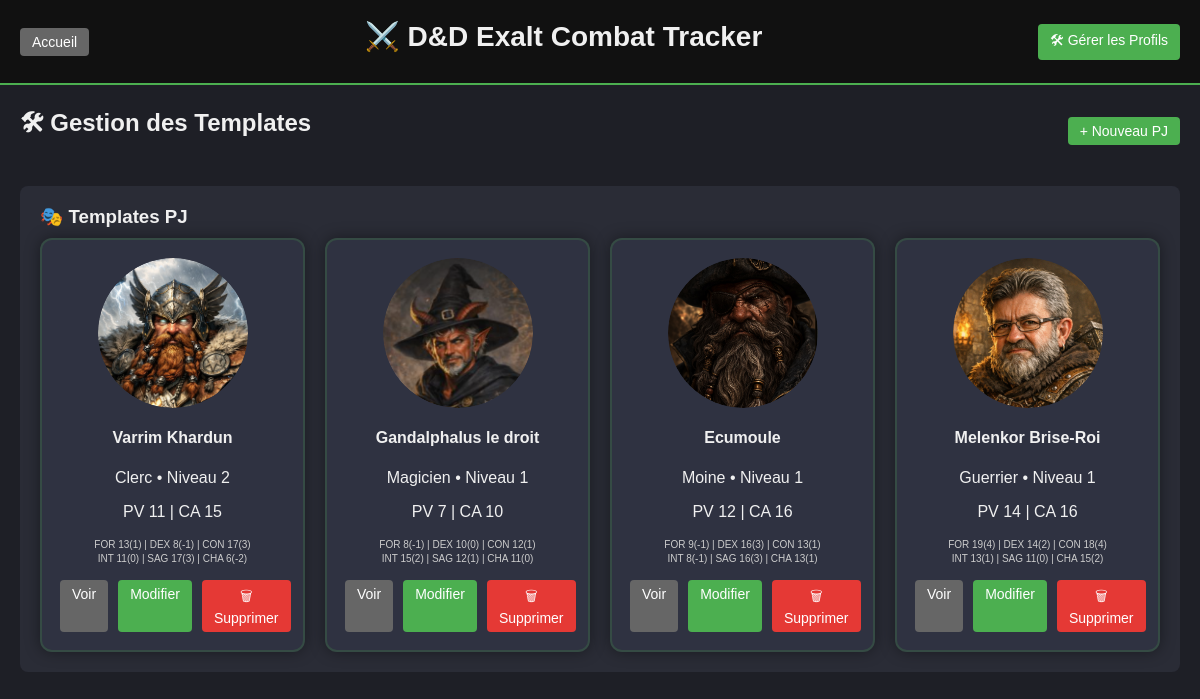
/template/manage, run on an earlier commit of the app's database.
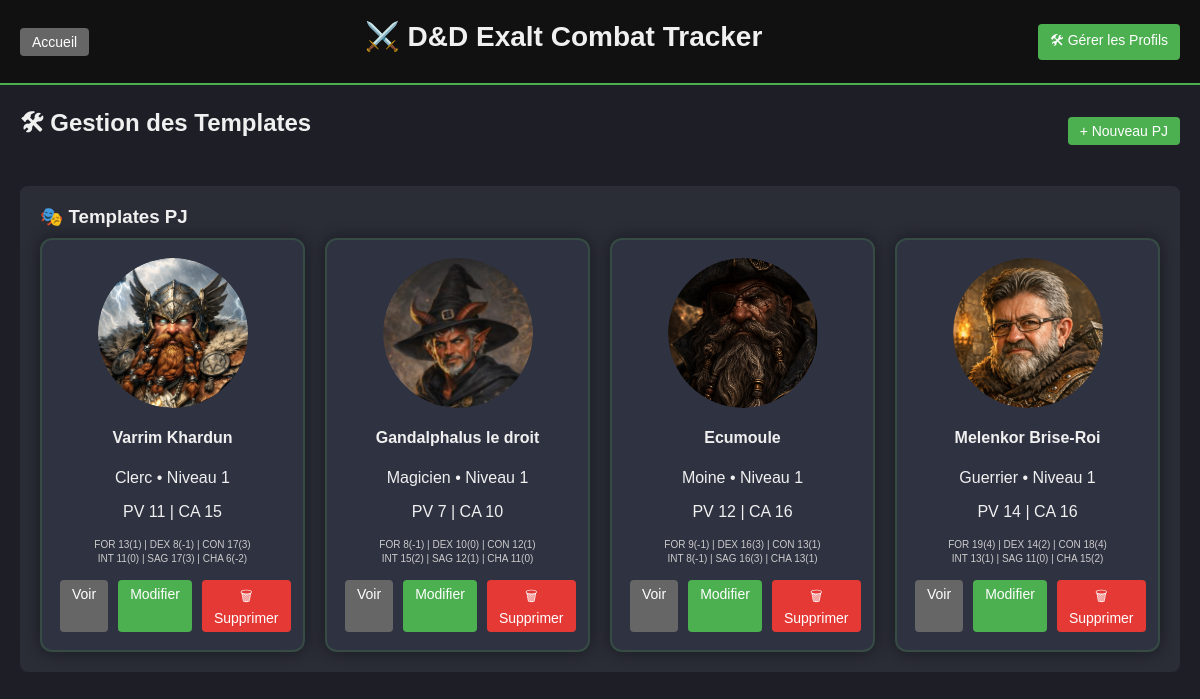
And on a later commit of the database.
### app/models/character.py (models this page shows, shortened)
class CharacterTemplate(db.Model):
    id = db.Column(db.Integer, primary_key=True)
    name = db.Column(db.String(100), nullable=False)
    character_class = db.Column(db.String(50))
    level = db.Column(db.Integer, default=1)
    notes = db.Column(db.Text)
    hp_max = db.Column(db.Integer, nullable=False)
    ac_base = db.Column(db.Integer, nullable=False)
    initiative_bonus = db.Column(db.Integer, default=0)
    force = db.Column(db.Integer, default=10)
    dexterite = db.Column(db.Integer, default=10)
    constitution = db.Column(db.Integer, default=10)
    intelligence = db.Column(db.Integer, default=10)
    sagesse = db.Column(db.Integer, default=10)
    charisme = db.Column(db.Integer, default=10)
    maitrise_force = db.Column(db.Boolean, default=False)
    maitrise_dexterite = db.Column(db.Boolean, default=False)
    maitrise_constitution = db.Column(db.Boolean, default=False)
    maitrise_intelligence = db.Column(db.Boolean, default=False)
    maitrise_sagesse = db.Column(db.Boolean, default=False)
    maitrise_charisme = db.Column(db.Boolean, default=False)
    image_filename = db.Column(db.String(255), nullable=True)
    pdf_filename = db.Column(db.String(255), nullable=True)
    created_at = db.Column(db.DateTime, default=datetime.utcnow)
    @property
    def mod_force(self):
        return (self.force - 10) // 2
    @property
    def mod_dexterite(self):
        return (self.dexterite - 10) // 2
    @property
    def mod_constitution(self):
        return (self.constitution - 10) // 2
    @property
    def mod_intelligence(self):
        return (self.intelligence - 10) // 2
    @property
    def mod_sagesse(self):
        return (self.sagesse - 10) // 2
    @property
    def mod_charisme(self):
        return (self.charisme - 10) // 2

### app/routes/template.py (the view)
@bp.route('/manage')
def manage_templates():
    characters = CharacterTemplate.query.all()
    encounters = EncounterTemplate.query.all()
    return render_template(
        'templates_manager.html',
        characters=characters,
        encounters=encounters
    )

### templates/templates_manager.html (shortened to what this page needs)
{% extends "base.html" %}
{% block content %}
<div class="templates-container">
    <div class="templates-header">
        <h2>🛠 Gestion des Templates</h2>
        <button class="btn btn-primary" onclick="document.getElementById('create-form').style.display='block'">+ Nouveau PJ</button>
    </div>
    <div class="card">
        <h3>🎭 Templates PJ</h3>
        <div class="template-grid">
            {% for char in characters %}
            <div class="template-card">
                <div class="template-card-header">
                    <div class="template-avatar-container {% if char.image_filename %}has-image{% endif %}">
                        {% if char.image_filename %}
                            <img src="{{ url_for('static', filename='uploads/' + char.image_filename) }}"
                                 alt="{{ char.name }}" class="template-avatar-img">
                        {% endif %}
                    </div>
                </div>
                <div class="template-card-body">
                    <h4>{{ char.name }}</h4>
                    <p>{{ char.character_class }} • Niveau {{ char.level }}</p>
                    <p>PV {{ char.hp_max }} | CA {{ char.ac_base }}</p>
                    <div class="char-stats-preview">
                        <small>
                            FOR {{ char.force }}({{ char.mod_force|abs if char.mod_force >= 0 else char.mod_force }}) |
                            DEX {{ char.dexterite }}({{ char.mod_dexterite|abs if char.mod_dexterite >= 0 else char.mod_dexterite }}) |
                            CON {{ char.constitution }}({{ char.mod_constitution|abs if char.mod_constitution >= 0 else char.mod_constitution }})
                        </small>
                        <br>
                        <small>
                            INT {{ char.intelligence }}({{ char.mod_intelligence|abs if char.mod_intelligence >= 0 else char.mod_intelligence }}) |
                            SAG {{ char.sagesse }}({{ char.mod_sagesse|abs if char.mod_sagesse >= 0 else char.mod_sagesse }}) |
                            CHA {{ char.charisme }}({{ char.mod_charisme|abs if char.mod_charisme >= 0 else char.mod_charisme }})
                        </small>
                    </div>
                </div>
                <div class="template-card-actions">
                    <a href="{{ url_for('template.character_profile', id=char.id) }}" class="btn btn-secondary">Voir</a>
                    <a href="{{ url_for('template.edit_character_template', id=char.id) }}" class="btn btn-primary">Modifier</a>
                    <form action="{{ url_for('template.delete_character_template', id=char.id) }}" method="POST" style="display: inline;">
                        <button type="submit" class="btn btn-danger" onclick="return confirm('Supprimer ce template ?')">🗑 Supprimer</button>
                    </form>
                </div>
            </div>
            {% endfor %}
        </div>
    </div>
</div>
{% endblock %}

What changed in the data, as far as the page shows it:
changed CharacterTemplate "Varrim Khardun": level "2" → "1"
